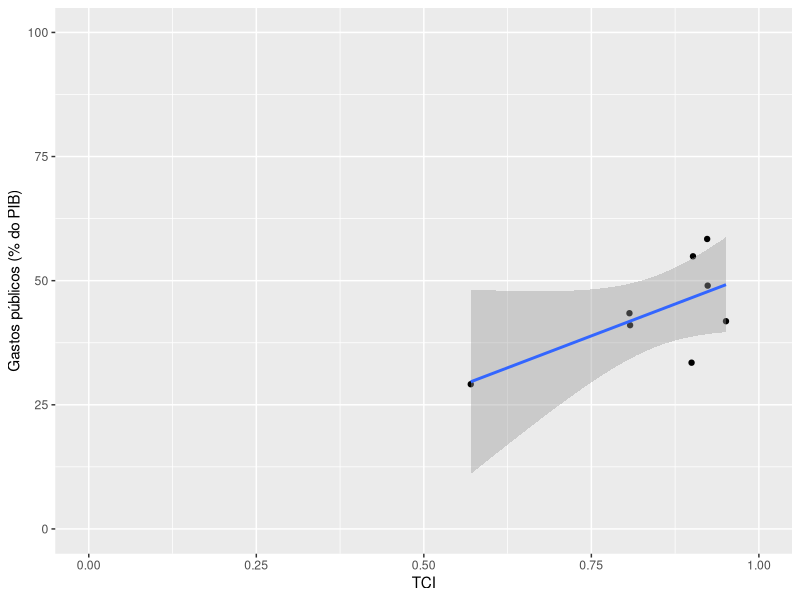

Recreate this plot in R.
library(tidyverse)
library(readxl)

egdi <- read.csv('EGOV_DATA_2024.csv') %>% 
    select(Country.Name, Telecommunication.Infrastructure.Index) %>%
    arrange(Country.Name)

gastos_publicos <- read_excel('imf_government_expenditure.xls') %>% 
    arrange(Country)

setdiff(gastos_publicos$Country, egdi$Country.Name)

gastos_publicos <- gastos_publicos %>% 
    mutate(Country = case_when(
        Country == 'Vietnam' ~ 'Viet Nam',
        Country == 'Georgia' ~ 'Georgia (Country)',
        Country == 'China, People\'s Republic of' ~ 'China',
        Country == 'China, People\'s Republic of' ~ 'China',
        Country == 'Republic of Congo' ~ 'Congo',
        Country == 'Türkiye, Republic of' ~ 'Türkiye',
        Country == "Micronesia, Fed. States of" ~ "Micronesia (Federated States of)",
        Country == "United States" ~ "United States of America",
        Country == "United Kingdom" ~ "United Kingdom of Great Britain and Northern Ireland",
        Country == "Tanzania" ~ "United Republic of Tanzania",
        Country == "Slovak Republic" ~ "Slovakia",
        Country == "Moldova" ~ "Republic of Moldova",
        Country == "Kyrgyz Republic" ~ "Kyrgyzstan",
        Country == "Korea, Republic of" ~ "Republic of Korea",
        Country == "Iran" ~ "Iran (Islamic Republic of)",
        TRUE ~ Country
    ))

setdiff(gastos_publicos$Country, egdi$Country.Name)

gastos_publicos <- gastos_publicos %>%
    filter(Country %in% egdi$Country.Name)

egdi <- egdi %>%
    filter(Country.Name %in% gastos_publicos$Country)

df <- data.frame(
    egdi = egdi$Telecommunication.Infrastructure.Index,
    gastos_publicos = gastos_publicos$Percentage
)

ggplot(df, aes(egdi, gastos_publicos)) +
    geom_point() +
    geom_smooth(method = 'lm') +
    coord_cartesian(ylim = c(0, 100), xlim = c(0, 1)) +
    labs(
        x = 'TCI',
        y = 'Gastos públicos (% do PIB)'
    )
